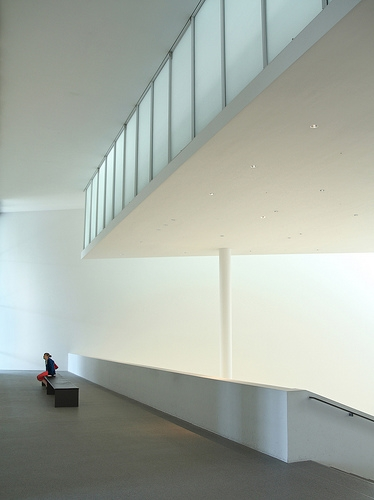
#> input picture homeworkAndTests/实验三 模式识别与机器学习实验/dataset/museum/museo_05_24_flickr.jpg, 374 x 500 px
$ jupyter execute --allow-errors '实验三 模式识别与机器学习实验-学生版.ipynb'
#> lines starting #> are read from the running program, lines starting #| are printed output that depends on the picture
# 实验三 模式识别与机器学习实验——基于分类算法的机器人地点识别

## 一、实验目的

1. 掌握分类算法（KNN 算法、贝叶斯算法、决策树算法）的基本和原理应用。

2. 理解聚类算法（K-means 算法）的思想与实现。

3. 能够运用不同图像特征提取算法（直方图特征、SIFT 算法）结合分类器进行地点识别，比较不同方法的性能。

4. 培养学生对机器人工程领域中模式识别与机器学习问题的分析和解决能力。

## 二、实验数据

实验中采用室内场景数据集，包含 18 个不同场景的图片数据，数据集已分为训练集和测试集，以便进行模型训练和测试。数据集的目录结构如下：

```plaintext
dataset
├── train
dataset/
├── 类别1/
│   ├── 图片1.jpg
│   ├── 图片2.jpg
│   └── ...
├── 类别2/
│   ├── 图片1.jpg
│   ├── 图片2.jpg
│   └── ...
└── ...

每个场景类别对应一个独立的文件夹，文件夹内包含该场景下的图片样本。这样文件夹名称几位类别标签，每个类别文件夹下存在的图片样本支持格式为.jpg、.png、.jpeg等。

训练集和测试集的划分比例为 8:2，即训练集包含 2437 张图片样本，测试集包含 616 张图片样本。划分结果保存在两个文件中，分别为train.txt和test.txt。

通过以下代码导入训练数据集和测试数据集：

[cell 1]
import cv2
import numpy as np
from sklearn.metrics import accuracy_score, classification_report
import os
import matplotlib.pyplot as plt
from sklearn.model_selection import learning_curve
import seaborn as sns
from tqdm import tqdm

[cell 2]
def load_dataset(file_path):
    """加载数据集文件，返回图像路径列表和对应的标签"""
#> called with file_path = 'train.txt'
    images = []
    labels = []
    with open(file_path, 'r') as f:
#> (reads homeworkAndTests/实验三 模式识别与机器学习实验/train.txt from the repository)
        lines = f.readlines()
        for line in lines:

            category, image_name = line.strip().split('/')
            image_path = os.path.join('dataset', category, image_name)
            images.append(image_path)
            labels.append(category)
    return images, labels

[cell 3]
# 加载训练数据
print("正在加载训练数据...")
train_images, train_labels = load_dataset('train.txt')

# 展示测试数据的基本信息
print("\n测试数据集信息:")
print(f"图像数量: {len(train_images)}")
print(f"标签数量: {len(train_labels)}")
print("\n前5个样本的信息:")
for i in range(min(5, len(train_images))):
    print(f"样本 {i+1}:")
    print(f"  图像路径: {train_images[i]}")
    print(f"  类别标签: {train_labels[i]}")

# 显示每个类别的样本数量分布
plt.figure(figsize=(10, 6))
sns.countplot(train_labels)
plt.title('Sample Distribution Among Classes')
plt.xticks(rotation=45)
plt.show()
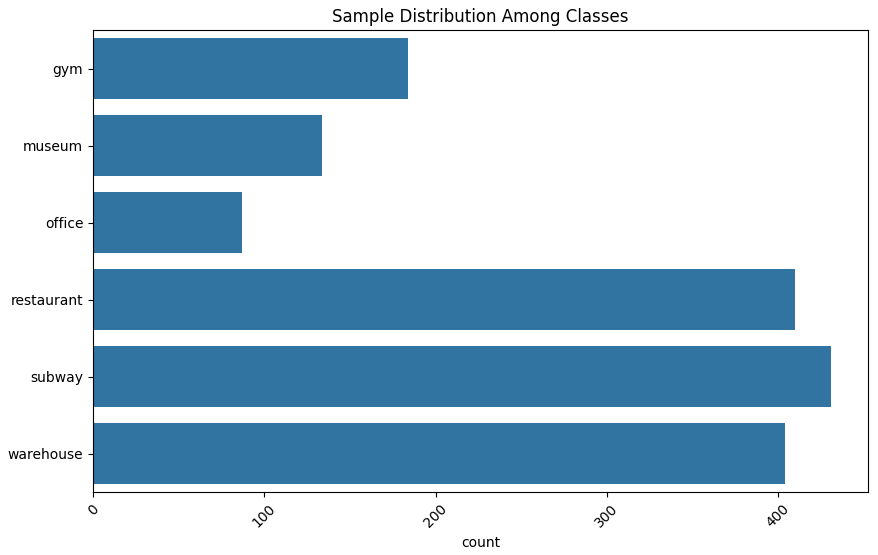
#> figure drawn by matplotlib, 1 panel; tallest bar 0.8 high, from x = 0 to 404

[cell 4]
# 加载测试数据
print("正在加载测试数据...")
test_images, test_labels = load_dataset('test.txt')
#> (reads homeworkAndTests/实验三 模式识别与机器学习实验/test.txt from the repository)

# 展示训练数据的基本信息
print("\n测试数据集信息:")
print(f"图像数量: {len(test_images)}")
print(f"标签数量: {len(test_labels)}")
print("\n前5个样本的信息:")
for i in range(min(5, len(test_images))):
    print(f"样本 {i+1}:")
    print(f"  图像路径: {test_images[i]}")
    print(f"  类别标签: {test_labels[i]}")

# 统计各类别的样本数量
from collections import Counter
label_counts = Counter(test_labels)

# 显示每个类别的样本数量分布
plt.figure(figsize=(10, 6))
sns.countplot(test_labels)
plt.title('Sample Distribution Among Classes')
plt.xticks(rotation=45)
plt.show()
#> figure, not shown here; tallest bar 0.8 high, from x = 0 to 102

## 三、实验步骤

典型的机器学习算法的部署流程如下：

显然，在前面的实验数据介绍中，已经完成了数据集的获取，接下来应该进行数据的预处理工作。实验数据的预处理工作包括：实验数据的缺失值处理、异常值处理、数据标准化等。这里假定已经完成了数据的预处理工作。

对于图像识别任务来说，在进行数据预处理时，图像数据的的增强工作是必不可少的。图像数据的增强工作包括：图像的翻转、图像的旋转、图像的缩放、图像的平移等。图像增强的目的是为了增加数据集的多样性，从而提高模型的泛化能力。这里将图像数据的增强作为扩展实验的一部分，由大家自行撰写代码实现。

[cell 5]
# [23 lines left out: function data_enhancement, not called in this run]

### 特征提取——用像素形成特征

完成了数据集的获取，并跳过了数据预处理过程后，就来到了模型训练部分。分类器能够实现分类的前提是能够提取出特征。对于图像数据来说，最容易提取的特征就是直接利用图像中的像素。这时，我们将图像按照先行后列的方式展开为向量的形式，即得到了输入分类器的特征。当然考虑到数据集中图像的大小不一，因此在进行图像展开之前，通过图像缩放，得到统一的图像尺寸，然后再将图像展开为向量。


[cell 6]
def extract_features(image_path):
    """提取图像特征
    将图像调整为64×64大小，然后按RGB通道展开为特征向量"""
    image = cv2.imread(image_path)
    if image is None:
        raise ValueError(f"无法读取图像: {image_path}")

    # 调整图像大小为128×128
    image = cv2.resize(image, (128, 128))

    # 将图像展平为一维向量，按RGB通道交错排列
    # reshape(-1, 3)将图像展平为N×3的矩阵，每行是一个像素的RGB值
    # reshape(1, -1)将N×3的矩阵展平为一维向量
    features = image.reshape(-1, 3).reshape(1, -1)[0]

    # 归一化特征向量，使值范围在[0,1]之间
    features = features.astype(float) / 255.0

    return features

对训练集和测试集中的图像数据分别进行图特征的提取，特征提取过程的代码如下：

[cell 7]
# 提取训练集特征
print("正在提取训练集特征...")

X_train = []
# 使用tqdm包装train_images迭代器来显示进度条
#> (the rest of this cell did not finish here and is left out)

[cell 8]
# 提取测试集特征
print("正在提取测试集特征...")
X_test = []
#> (the rest of this cell did not finish here and is left out)

    X_test.append(features)
X_test = np.array(X_test)

#### KNN分类器

通过特征提取，将二维图像转化为一维向量表示，就可以送入分类器模型，进行分类模型的训练了。这里先采用最简单的KNN分类算法，将模型训练和测试的过程进行展示。

[cell 9]
# 训练KNN分类器
from sklearn.neighbors import KNeighborsClassifier
print("Training KNN classifier...")

# 创建并训练KNN分类器
classifier = KNeighborsClassifier(n_neighbors=5, weights='uniform')  # 使用5个近邻，权重统一
#> (the rest of this cell did not finish here and is left out)

为了展示KNN分类算法的训练过程，实验定义了一个叫做plot_learning_curve的函数，该函数通过scikit-learn的learning_curve方法，计算并展示了模型在不同训练样本数量下的性能表现。函数首先创建一个10x6大小的图表窗口，并设置了相应的标题和坐标轴标签。在计算学习曲线时，函数使用交叉验证的方式，将数据集按照从10%到100%的比例划分为5个点，分别计算模型在这些不同规模训练集上的表现。对于每个训练集大小，函数计算了训练集和交叉验证集上的平均得分和标准差。在可视化展示中，使用红色曲线表示训练集得分，绿色曲线表示交叉验证集得分，同时用浅色区域展示了得分的标准差范围，这有助于我们观察模型性能的稳定性。通过这个学习曲线，我们可以直观地判断模型是否存在过拟合或欠拟合问题，评估训练样本数量对模型性能的影响，并决定是否需要增加训练数据来提升模型性能。


[cell 10]
# 绘制学习曲线
def plot_learning_curve(estimator, title, X, y, ylim=None, cv=5,
                       n_jobs=1, train_sizes=np.linspace(.1, 1.0, 5)):
    plt.figure(figsize=(10, 6))
    plt.title(title)
    if ylim is not None:
        plt.ylim(*ylim)
    plt.xlabel("Training Examples")
    plt.ylabel("Score")

    train_sizes, train_scores, test_scores = learning_curve(
        estimator, X, y, cv=cv, n_jobs=n_jobs, train_sizes=train_sizes)
    train_scores_mean = np.mean(train_scores, axis=1)
    train_scores_std = np.std(train_scores, axis=1)
    test_scores_mean = np.mean(test_scores, axis=1)
    test_scores_std = np.std(test_scores, axis=1)

    plt.grid()
    plt.fill_between(train_sizes, train_scores_mean - train_scores_std,
                     train_scores_mean + train_scores_std, alpha=0.1,
                     color="r")
    plt.fill_between(train_sizes, test_scores_mean - test_scores_std,
                     test_scores_mean + test_scores_std, alpha=0.1,
                     color="g")
    plt.plot(train_sizes, train_scores_mean, 'o-', color="r",
             label="Training Score")
    plt.plot(train_sizes, test_scores_mean, 'o-', color="g",
             label="Cross-validation Score")
    plt.legend(loc="best")
    return plt

调用plot_learning_curve()函数，绘制学习曲线。注意调用过程中的输入数据是向量特征X_train和标签集合train_labels，而不是原始的图像数据集合train_images和标签集合train_labels。

#> (a cell that did not finish here is left out)

**实验思考**

在上图中，训练得分和交叉验证得分的变化趋势说明了什么？

(双击此处添加你得答案)

在训练集上完成了KNN分类器模型的训练以后，就可以在测试集上进行测试了。代码如下：

[cell 12]
# 进行预测
print("正在进行预测...")
#> (the rest of this cell did not finish here and is left out)

为了对测试结果进行评价，使用了多个评估指标来衡量分类模型的性能。

首先，使用准确率（Accuracy）作为基本指标，其计算公式为

$$Accuracy = \frac{正确预测的样本数}{总样本数}$$

直观反映模型的整体预测准确性。

其次，展示了每个类别的精确率（Precision）、召回率（Recall）和F1分数。其中，精确率为

$$Precision = \frac{TP}{TP+FP}$$

反映了模型预测为正例中真实正例的比例，

召回率为

$$Recall = \frac{TP}{TP+FN}$$

表示真实正例中被正确预测的比例，

F1分数则是精确率和召回率的调和平均

$$F1 = 2 \times \frac{Precision \times Recall}{Precision + Recall}$$

通过混淆矩阵（Confusion Matrix）可视化了各类别之间的预测情况，其中每个单元格 $(i,j)$ 表示真实类别为 $i$ 但被预测为类别 $j$ 的样本数量。

最后，通过ROC曲线（Receiver Operating Characteristic）和AUC值（Area Under Curve）评估了模型的分类性能，ROC曲线横轴为假阳性率 $FPR = \frac{FP}{FP+TN}$，纵轴为真阳性率 $TPR = \frac{TP}{TP+FN}$，AUC值越接近1表示模型性能越好。这些指标的综合分析能够全面评估模型在不同方面的表现，帮助我们更好地理解和改进模型。


[cell 13]
from sklearn.metrics import accuracy_score, precision_recall_fscore_support, confusion_matrix, roc_curve, auc
from collections import Counter
# [54 lines left out: function evaluate_and_visualize, not called in this run]

#> (a cell that did not finish here is left out)

**实验思考**

上面对于分类器的测试结果说明了什么？

(双击此处添加你的思考和分析)

#### 朴素贝叶斯分类器

在之前建立的图像特征的基础上，改用朴素贝叶斯分类器进行分类。假定特征之间相互独立，似然函数服从高斯分布，从而形成了高斯朴素贝叶斯分类器。

#> (a cell that did not finish here is left out)

#> (a cell that did not finish here is left out)

plt.show()

#> (a cell that did not finish here is left out)

#> (a cell that did not finish here is left out)

**实验思考**

上面的实验结果说明了什么？

(双击此处添加你的思考)

#### 决策树分类器

采用决策树分类器进行分类。请撰写模型训练、预测、评价的代码。

#> (a cell that did not finish here is left out)

### 特征提取——SIFT特征

 前面的实验中，直接将图像的像素作为特征，送入分类器中进行分类。实际在深度学习兴起之前，已经产生了一些非常著名的图像特征提取方法，如SIFT、HOG、LBP等。这里我们就是用SIFT特征进行图像的特征提取，然后再送入分类其中进行分类，查看是否能够提高分类的性能。

 SIFT算法会利用高斯金字塔在图像中确定关键点，然后再用DOG算子确定关键点的方向，最后利用高斯函数对关键点周围的像素加权，最后得到关键点的描述子。每个描述子可以看作是长度为128维的向量。

[cell 20]
import cv2
import numpy as np
import random
import os

# 随机选择一张图像
def get_random_image(dataset_path):
    """从数据集中随机选择一张图像"""
    # 获取所有类别文件夹
    categories = os.listdir(dataset_path)
    # 随机选择一个类别
    category = random.choice(categories)
    category_path = os.path.join(dataset_path, category)

    # 获取该类别下的所有图像
    images = [f for f in os.listdir(category_path) if f.endswith(('.jpg', '.jpeg', '.png'))]
    # 随机选择一张图像
    image_name = random.choice(images)
    image_path = os.path.join(category_path, image_name)

    return image_path, category

# 提取并显示SIFT特征
def show_sift_features(image_path):
    """提取并显示图像的SIFT特征点"""
#> called with image_path = 'dataset/museum/museo_05_24_flickr.jpg'
    # 读取图像
    image = cv2.imread(image_path)
#> image is the input picture: shape (500, 374, 3); mean B, G, R 164.7, 173.4, 166.6
    if image is None:
        raise ValueError(f"无法读取图像: {image_path}")

    # 转换为灰度图
    gray = cv2.cvtColor(image, cv2.COLOR_BGR2GRAY)

    # 创建SIFT特征提取器
    sift = cv2.SIFT_create()

    # 检测关键点和描述符
    keypoints, descriptors = sift.detectAndCompute(gray, None)
#> keypoints = 43 keypoints; strongest (x, y, size): (50, 365, 7.8), (47, 355, 4.2), (44, 369, 2.5), (44, 368, 3)

    # 绘制特征点
    image_with_keypoints = cv2.drawKeypoints(image, keypoints, None,
                                           flags=cv2.DRAW_MATCHES_FLAGS_DRAW_RICH_KEYPOINTS)

    # 显示结果
    plt.figure(figsize=(12, 6))

    # 显示原图
    plt.subplot(121)
    plt.imshow(cv2.cvtColor(image, cv2.COLOR_BGR2RGB))
    plt.title('Original Image')
    plt.axis('off')

    # 显示特征点
    plt.subplot(122)
    plt.imshow(cv2.cvtColor(image_with_keypoints, cv2.COLOR_BGR2RGB))
    plt.title(f'SIFT Features (Found {len(keypoints)} keypoints)')
    plt.axis('off')

    plt.tight_layout()
    plt.show()
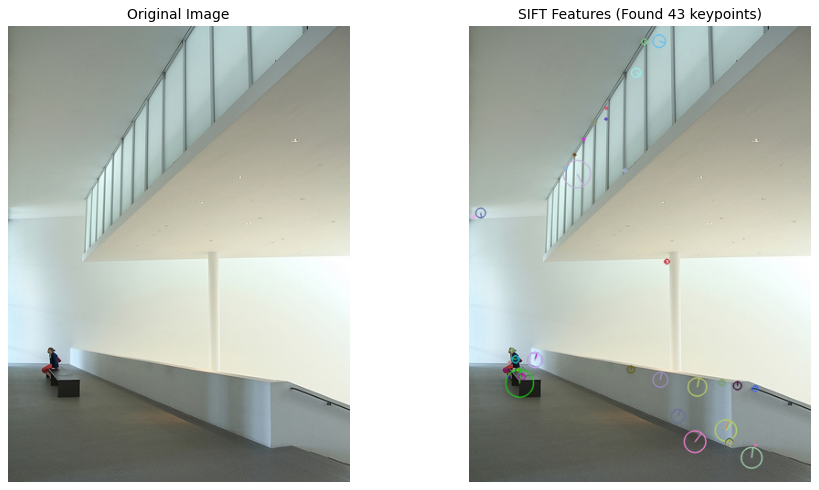
#> figure drawn by matplotlib, 2 panels

    return keypoints, descriptors

# 使用示例
dataset_path = "dataset"  # 替换为你的数据集路径
image_path, category = get_random_image(dataset_path)
print(f"随机选择的图像类别: {category}")
print(f"图像路径: {image_path}")

# 显示SIFT特征
keypoints, descriptors = show_sift_features(image_path)
print(f"检测到的特征点数量: {len(keypoints)}")
#| 检测到的特征点数量: 43
print(f"特征描述符维度: {descriptors.shape if descriptors is not None else 'None'}")
#| 特征描述符维度: (43, 128)

由上图中不难发现，对于一幅给定的图像，SIFT算法会找出很多关键点，所以会得到很多描述子。因此下面的代码先对一幅图像中的描述子进行了聚类分析，再根据聚类的大小将聚类中心进行拼接形成输入分类器的特征向量。

[cell 21]
def extract_features(image_path):
    """使用SIFT提取图像特征，对描述子进行聚类，并按聚类大小排序拼接聚类中心"""
    image = cv2.imread(image_path)
    if image is None:
        raise ValueError(f"无法读取图像: {image_path}")

    # 转换为灰度图
    gray = cv2.cvtColor(image, cv2.COLOR_BGR2GRAY)

    # 创建SIFT特征提取器
    sift = cv2.SIFT_create()

    # 检测关键点和描述符
    keypoints, descriptors = sift.detectAndCompute(gray, None)

    # 如果没有检测到特征点，返回零向量
    if descriptors is None or len(descriptors) < 10:
        return np.zeros(128 * 10)

    # 使用K-means对描述子进行聚类
    from sklearn.cluster import KMeans
    n_clusters = min(10, len(descriptors))
    kmeans = KMeans(n_clusters=n_clusters, random_state=42, n_init='auto')
    kmeans.fit(descriptors)

    # 获取每个聚类的大小
    cluster_sizes = np.bincount(kmeans.labels_)

    # 获取聚类中心并按照聚类大小排序
    centers = kmeans.cluster_centers_
    sorted_indices = np.argsort(-cluster_sizes)  # 降序排序
    sorted_centers = centers[sorted_indices]

    # 如果聚类数量不足10个，用零向量补足
    if n_clusters < 10:
        padding = np.zeros((10 - n_clusters, 128))
        sorted_centers = np.vstack([sorted_centers, padding])

    # 归一化特征向量
    normalized_centers = cv2.normalize(sorted_centers, None)

    # 将所有聚类中心拼接成一个向量
    feature_vector = normalized_centers.flatten()

    return feature_vector

对于训练集中的图像进行SIFT特征的提取。

[cell 22]
# 提取训练集特征
print("正在提取训练集特征...")

X_train = []
# 使用tqdm包装train_images迭代器来显示进度条
#> (the rest of this cell did not finish here and is left out)

对于测试集同样采用前面的方法提取特征向量。

[cell 23]
# 提取测试集特征
print("正在提取测试集特征...")
X_test = []
#> (the rest of this cell did not finish here and is left out)

    X_test.append(features)
X_test = np.array(X_test)

#### KNN分类器

还是先从最简单的KNN分类器开始进行实验。

#> (a cell that did not finish here is left out)

#> (a cell that did not finish here is left out)

plt.show()

#> (a cell that did not finish here is left out)

#> (a cell that did not finish here is left out)

**实验思考**

对比之前的实验结果，能够得出什么结论？

(双击此处添加你的思考)

#### 朴素贝叶斯分类器

利用朴素贝叶斯分类器对图像进行分类。

#> (a cell that did not finish here is left out)

#> (a cell that did not finish here is left out)
